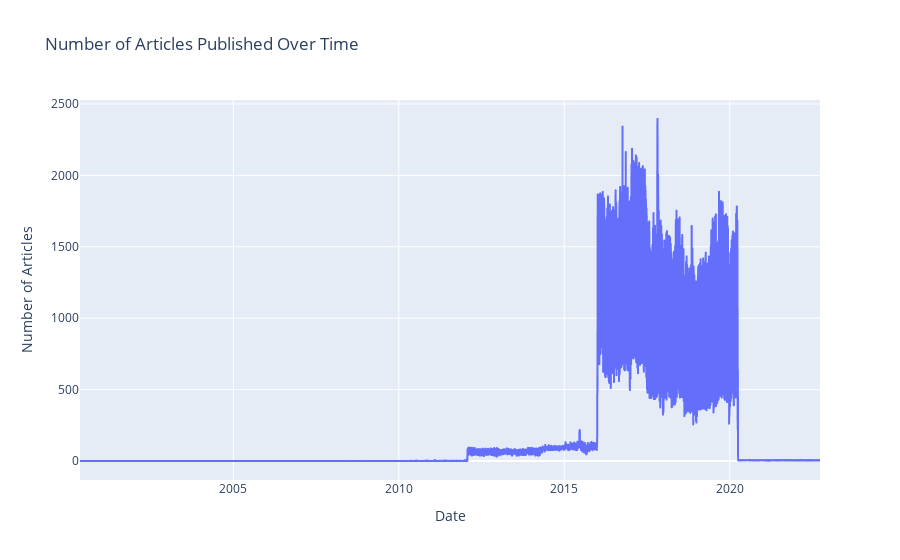

Here is the notebook cell this chart was saved with:
### Markdown cell above
Inference from Graphs:
Number of Articles Published Over Time:
This graph displays a significant rise in article publications starting around 2015, peaking between 2016 and 2019, and then showing a sharp drop. This trend might indicate a period of high activity or interest in the covered topics, potentially due to political cycles, technological advancements, or organizational focus shifts.

### Code cell
df['DATE'] = pd.to_datetime(df['DATE'])

# Set the 'DATE' column as the index (optional since Plotly can handle date columns directly)
df.set_index('DATE', inplace=True)

# Resample the data by day and count the number of articles
daily_articles = df.resample('D').count()

# Reset index to use DATE as a column for Plotly
daily_articles = daily_articles.reset_index()

# Using Plotly to create an interactive time series plot
fig = px.line(daily_articles, x='DATE', y='TITLE',
              labels={'DATE': 'Date', 'TITLE': 'Number of Articles'},
              title='Number of Articles Published Over Time')

# Show the plot
fig.show()

### Figure 1 — Plotly figure (JSON) as saved in the notebook; plotly's stock layout.template omitted (floating-point values rounded to 4 significant figures; data arrays with more than 128 entries replaced by an {"elided": "..."} marker saying what was removed)
{"data": [{"hovertemplate": "Date=%{x}<br>Number of Articles=%{y}<extra></extra>", "legendgroup": "", "line": {"color": "#636efa", "dash": "solid"}, "marker": {"symbol": "circle"}, "mode": "lines", "name": "", "showlegend": false, "type": "scattergl", "x": {"elided": "8167 str values"}, "xaxis": "x", "y": {"elided": "8167 int values"}, "yaxis": "y"}], "layout": {"legend": {"tracegroupgap": 0}, "title": {"text": "Number of Articles Published Over Time"}, "xaxis": {"anchor": "y", "domain": [0, 1], "title": {"text": "Date"}}, "yaxis": {"anchor": "x", "domain": [0, 1], "title": {"text": "Number of Articles"}}}}
